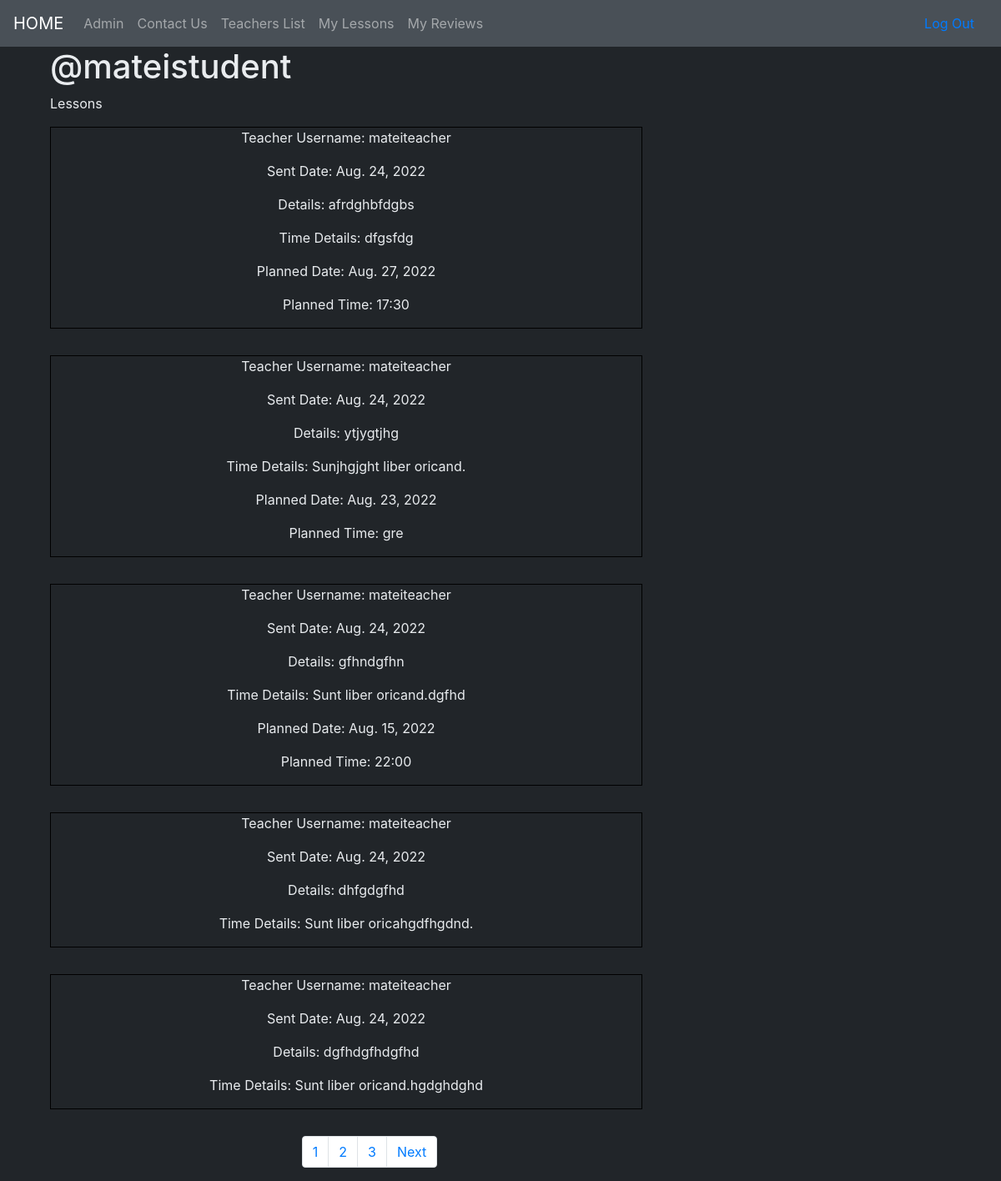
Screenshot of /lessons/s/8/ (signed in) with the database file from the repository.
### accounts/models.py (models this page shows, shortened)
class User(AbstractUser):
    phone_number = models.CharField(max_length=10,blank=False, validators=[phone_number_validator], unique=True)
    email = models.EmailField(unique=True)
    is_student = models.BooleanField(default=False)
    is_teacher = models.BooleanField(default=False)

class Teacher(models.Model):
    user = models.OneToOneField(User, on_delete=models.CASCADE, primary_key=True)
    subject = models.ForeignKey(Subject, on_delete=models.SET_NULL, null=True)
    price = models.IntegerField(default=100)

### lessons/models.py (models this page shows, shortened)
class Lesson(models.Model):
    user = models.ForeignKey(User, on_delete=models.CASCADE)
    teacher = models.ForeignKey(Teacher, on_delete=models.CASCADE, null=True)
    sent_date = models.DateField(auto_now_add=True)
    accepted = models.BooleanField(default=False)
    planned_date = models.DateField(auto_now_add=False, null=True, blank=True)
    planned_time = models.CharField(max_length=164, null=True, blank=True)
    description = models.TextField()
    time_description = models.TextField(default="Sunt liber oricand.")
    class Meta:
        ordering = ["-sent_date"]

### lessons/views.py (the view)
# urls.py: path('s/<int:pk>/', views.StudentLessons.as_view(), name='student_lessons'),
@method_decorator([login_required, student_required], name='dispatch')
class StudentLessons(generic.ListView):
    model = Lesson
    template_name = 'lessons/student_lessons_list.html'
    paginate_by = 5
    def get_queryset(self):
        queryset = super(StudentLessons, self).get_queryset()
        queryset = queryset.filter(user=self.request.user)
        return queryset
    def get_context_data(self,**kwargs):
        context = super().get_context_data(**kwargs)
        context['user'] = self.request.user
        return context

### lessons/templates/lessons/student_lessons_list.html
{% extends "base.html" %}
{% block content %}
    <div class="col-md-4">
        <h1>@{{ user.username }}</h1>
        <p>Lessons</p>
    </div>
    <div class="col-md-8">
        {% for lesson in object_list  %}
            {% include "lessons/_student_lesson.html" %}
        {% endfor %}
        {% include "_pagination.html" %}
    </div>
{% endblock %}

### lessons/templates/lessons/_student_lesson.html
<div class="lessons_list_div">
    <p>Teacher Username: {{ lesson.teacher.user.username }}</p>
    <p>Sent Date: {{ lesson.sent_date }}</p>
    <p>Details: {{ lesson.description }}</p>
    <p>Time Details: {{ lesson.time_description }}</p>
    {% if lesson.accepted %}
        <p>Planned Date: {{ lesson.planned_date }}</p>
        <p>Planned Time: {{ lesson.planned_time }}</p>
    {% endif %}
</div>

### static/invicta/css/master.css (style rules this page uses)
.lessons_list_div { border : 1px solid black; margin-bottom: 2em; text-align: center; }
body { background-color: #212529; color: #E9ECEF; }

### rows the page displays
User: username "mateistudent"
Lesson: teacher.user.username "mateiteacher", sent_date "Aug. 24, 2022", description "afrdghbfdgbs", time_description "dfgsfdg", planned_date "Aug. 27, 2022", planned_time "17:30"
Lesson: teacher.user.username "mateiteacher", sent_date "Aug. 24, 2022", description "ytjygtjhg", time_description "Sunjhgjght liber oricand.", planned_date "Aug. 23, 2022", planned_time "gre"
Lesson: teacher.user.username "mateiteacher", sent_date "Aug. 24, 2022", description "gfhndgfhn", time_description "Sunt liber oricand.dgfhd", planned_date "Aug. 15, 2022", planned_time "22:00"
Lesson: teacher.user.username "mateiteacher", sent_date "Aug. 24, 2022", description "dhfgdgfhd", time_description "Sunt liber oricahgdfhgdnd."
Lesson: teacher.user.username "mateiteacher", sent_date "Aug. 24, 2022", description "dgfhdgfhdgfhd", time_description "Sunt liber oricand.hgdghdghd"

### other values shown
{{ number }} "1" "2" "3"
